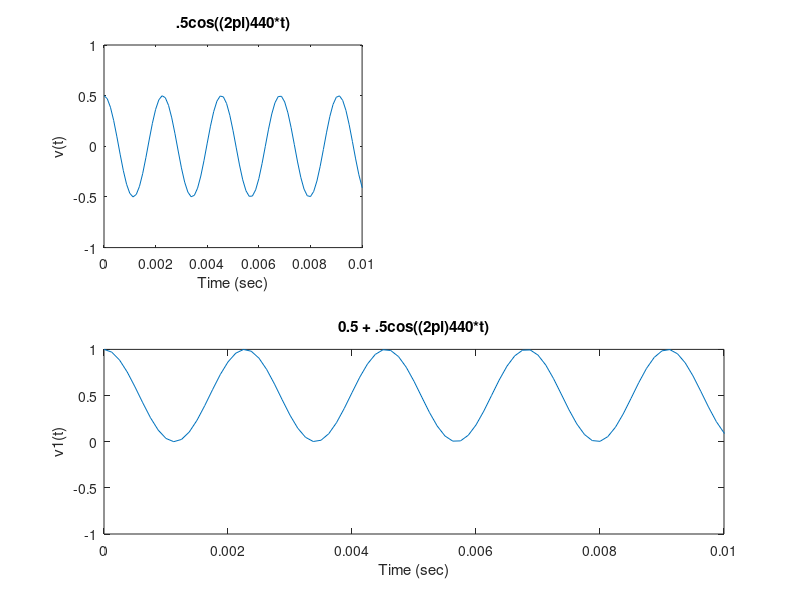

Reproduce this figure in MATLAB.
fs = 8000;                  % 8kHz freq sampling
t = 0:1/fs:1;               % Wave length each 1sec tone
v = .5*cos(2*pi*440*t);     % A tone
subplot(2,2,1);
plot(t,v);                  % V signal preview
axis([0 .01 -1 1])          % Scale set
sound(v, fs);               % make sound on fs 8kHz
title('.5cos((2pi)440*t)')
xlabel('Time (sec)')
ylabel('v(t)')

pause
v1 = .5+v;                  % what will happen if DC Component attached?
subplot(2,1,2);
plot(t,v1);
axis([0 .01 -1 1])
sound(v1,fs);
title('0.5 + .5cos((2pi)440*t)')
xlabel('Time (sec)')
ylabel('v1(t)')